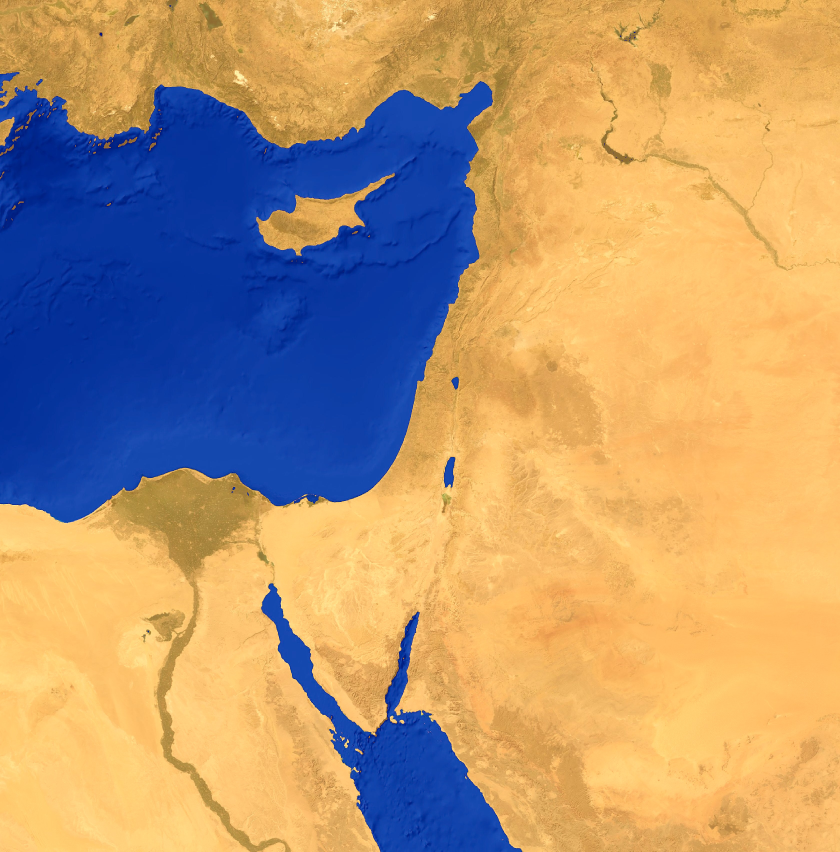
#> input picture israel/video/assets/levant_merc.jpg, 3360 x 3407 px (shown at 1/4 size)
$ python -i render.py   (imports and definitions only)
#> lines starting #> are read from the running program, lines starting #| are printed output that depends on the picture
"""Renders the Egypt explainer as an animatic in the reference video's style.

Per scene it builds a plan from visuals.txt (set type, on-screen text, characters, icons, places)
and draws frames with PIL: satellite map / grey studio / cartoon landscape / parchment backgrounds,
the Guide (the user's character), stick-figure characters, flash cards, hand-lettered labels and
yellow comic punch text. Frames are piped to ffmpeg, one segment per scene, then joined with the
narration from tts.py.

Usage: python3 render.py [first_scene last_scene]   (env EGYPT_ASSETS, OUT_DIR, WORKERS, RES)"""
import json, math, os, re, subprocess, sys, wave, random
from multiprocessing import Pool
import numpy as np
from PIL import Image, ImageDraw, ImageFont, ImageFilter

HERE = os.path.dirname(os.path.abspath(__file__))
ASSETS = os.environ.get('EGYPT_ASSETS', os.path.join(HERE, 'assets'))
OUT = os.environ.get('OUT_DIR', os.path.join(HERE, 'build'))
W, H = [int(x) for x in os.environ.get('RES', '1920x1080').split('x')]
S = W / 1920.0                       # layout scale
FPS = 24
Image.MAX_IMAGE_PIXELS = None

# ----------------------------------------------------------------------------- palette / fonts
INK = (58, 38, 24)
STUDIO_GREY = (201, 201, 201)
YELLOW = (246, 201, 52)
RED = (226, 85, 45)

def font(name, size):
    return ImageFont.truetype(os.path.join(ASSETS, name), max(8, int(size * S)))

_fcache = {}
# [4 lines left out: function F, not called in this run]

EMOJI_FONT = '/usr/share/fonts/truetype/noto/NotoColorEmoji.ttf'

# ----------------------------------------------------------------------------- data
# [7 lines left out: function load_visuals, not called in this run]

# places (lat, lon) used for map views, pins and arrows
PLACES = {
    'GIZA': (29.98, 31.13), 'MEMPHIS': (29.85, 31.25), 'THEBES': (25.70, 32.64), 'KARNAK': (25.72, 32.66),
    'VALLEY OF THE KINGS': (25.74, 32.60), 'ASWAN': (24.09, 32.90), 'ALEXANDRIA': (31.20, 29.92), 'CAIRO': (30.04, 31.24),
    'FUSTAT': (30.01, 31.23), 'AVARIS': (30.79, 31.82), 'FAIYUM': (29.31, 30.84), 'NUBIA': (20.5, 31.0),
    'KUSH': (18.5, 31.8), 'SUDAN': (16.0, 32.5), 'ETHIOPIA': (11.0, 38.5), 'DELTA': (30.9, 31.0), 'TURA': (29.93, 31.28),
    'LEVANT': (33.5, 36.0), 'CANAAN': (31.8, 35.0), 'MEGIDDO': (32.58, 35.18), 'KADESH': (34.56, 36.52),
    'EUPHRATES': (36.0, 39.0), 'CARCHEMISH': (36.83, 38.01), 'SYRIA': (35.0, 38.0), 'PUNT': (13.0, 42.5),
    'RED SEA': (20.0, 38.5), 'HITTITE': (39.5, 33.5), 'ANATOLIA': (39.0, 33.0), 'BABYLON': (32.54, 44.42),
    'ASSYRIA': (36.36, 43.15), 'IRAQ': (33.3, 44.4), 'IRAN': (32.5, 53.0), 'PERSIA': (32.5, 53.0), 'PELUSIUM': (31.04, 32.55),
    'SIWA': (29.20, 25.52), 'ACTIUM': (38.95, 20.77), 'ROME': (41.90, 12.50), 'GREECE': (39.0, 22.0),
    'CONSTANTINOPLE': (41.01, 28.98), 'ISTANBUL': (41.01, 28.98), 'JERUSALEM': (31.78, 35.22), 'BAGHDAD': (33.31, 44.36),
    'AIN JALUT': (32.55, 35.35), 'ARABIA': (24.0, 44.0), 'INDIA': (20.0, 77.0), 'SUEZ': (30.6, 32.33), 'ROSETTA': (31.40, 30.42),
    'SINAI': (29.5, 33.8), 'PHILAE': (24.02, 32.88), 'ABU SIMBEL': (22.34, 31.62), 'EDFU': (24.98, 32.87),
    'DENDERA': (26.14, 32.67), 'AMARNA': (27.65, 30.90), 'LIBYA': (28.0, 22.0), 'MEDITERRANEAN': (34.5, 20.0),
    'BLACK SEA': (43.5, 34.5), 'ISRAEL': (31.5, 34.9), 'BRITAIN': (52.5, -1.5), 'FRANCE': (46.5, 2.5),
'MECCA': (21.4, 39.8), 'UPPER EGYPT': (26.0, 32.6), 'LOWER EGYPT': (30.6, 31.0), 'EGYPT': (26.8, 30.8),
}
ALIASES = {'BYZANTINE': 'CONSTANTINOPLE', 'HITTITES': 'HITTITE', 'NILE': None}
DEFAULT_VIEW = (21.0, 34.0, 24.0, 38.0)   # lat0, lat1, lon0, lon1 (Egypt)

# the Nile drawn as a glowing green line (lat, lon)
NILE = [(15.6, 32.5), (17.6, 33.9), (19.2, 33.4), (18.4, 31.8), (19.8, 30.4), (21.8, 31.3), (24.1, 32.9), (25.7, 32.6),
        (26.2, 32.2), (27.2, 31.2), (28.1, 30.8), (29.0, 31.1), (30.05, 31.25), (30.9, 31.0), (31.45, 30.4)]
DELTA = [(30.1, 31.2), (31.45, 30.0), (31.55, 31.0), (31.3, 32.2)]

# empire overlays (lat, lon polygons, rough)
OVERLAYS = {
    'EGYPT': [(31.6, 25.0), (31.3, 32.3), (29.5, 34.9), (22.0, 36.9), (22.0, 25.0)],
    'UPPER': [(30.0, 30.6), (30.0, 31.8), (24.0, 33.4), (22.0, 32.2), (22.0, 31.0), (24.0, 32.4)],
    'LOWERD': DELTA,
    'NK': [(31.6, 25.0), (31.3, 32.3), (33.0, 35.0), (36.5, 36.0), (36.8, 39.0), (35.0, 40.0), (31.0, 36.8), (29.5, 34.9),
           (22.0, 36.9), (17.0, 34.5), (17.0, 31.0), (22.0, 25.0)],
    'PERSIA': [(31.6, 25.0), (31.3, 32.3), (36.5, 27.0), (41.5, 27.5), (42.0, 41.0), (40.0, 55.0), (37.0, 63.0), (25.0, 63.0),
               (25.5, 56.0), (29.5, 48.0), (29.0, 35.0), (22.0, 36.9), (22.0, 25.0)],
    'ROME': [(36.0, -9.0), (43.5, -9.0), (51.0, 2.0), (48.0, 16.0), (45.0, 29.5), (41.5, 41.0), (36.5, 41.0), (31.0, 36.5),
             (29.5, 34.9), (22.0, 36.9), (22.0, 25.0), (30.0, 18.0), (31.5, 10.0), (35.0, -6.0)],
    'OTTOMAN': [(31.6, 25.0), (31.3, 32.3), (36.5, 26.0), (42.0, 26.0), (42.0, 41.0), (37.0, 44.0), (30.0, 48.0),
                (16.0, 43.0), (22.0, 36.9), (22.0, 25.0)],
    'ARAB': [(31.6, 25.0), (31.3, 32.3), (37.0, 36.0), (36.0, 44.0), (30.0, 48.0), (24.0, 56.0), (16.0, 52.0), (13.0, 43.0),
             (22.0, 36.9), (22.0, 25.0)],
    'HYKSOS': [(30.0, 30.6), (31.6, 29.6), (31.5, 32.5), (30.0, 32.4)],
    'NUBIA': [(22.0, 30.0), (22.0, 33.5), (18.0, 34.0), (18.0, 30.5)],
}

# empire / region definitions built from real country borders (Natural Earth, public domain) plus a few drawn shapes
REGIONS = {
    'EGYPT': ['Egypt'],
    'NK': ['Egypt', 'Israel', 'Palestine', 'Lebanon', 'Syria', '#NUBIA'],
    'PERSIA': ['Iran', 'Iraq', 'Turkey', 'Syria', 'Lebanon', 'Israel', 'Palestine', 'Jordan', 'Egypt', 'Afghanistan',
               'Turkmenistan', 'Armenia', 'Azerbaijan', 'Kuwait', 'Cyprus', 'Uzbekistan', 'Pakistan'],
    'ROME': ['Italy', 'France', 'Spain', 'Portugal', 'Greece', 'Turkey', 'Syria', 'Lebanon', 'Israel', 'Palestine', 'Jordan',
             'Egypt', 'Libya', 'Tunisia', 'Algeria', 'Morocco', 'Albania', 'North Macedonia', 'Bulgaria', 'Republic of Serbia',
             'Croatia', 'Bosnia and Herzegovina', 'Montenegro', 'Slovenia', 'Switzerland', 'Belgium', 'Austria', 'Cyprus', 'Kosovo'],
    'OTTOMAN': ['Turkey', 'Syria', 'Iraq', 'Lebanon', 'Israel', 'Palestine', 'Jordan', 'Egypt', 'Greece', 'Bulgaria', 'Albania',
                'North Macedonia', 'Republic of Serbia', 'Bosnia and Herzegovina', 'Kosovo', 'Montenegro', 'Libya', 'Tunisia', 'Cyprus'],
    'ARAB': ['Saudi Arabia', 'Yemen', 'Oman', 'United Arab Emirates', 'Qatar', 'Kuwait', 'Jordan', 'Iraq', 'Syria', 'Lebanon',
             'Israel', 'Palestine', 'Egypt', 'Libya', 'Iran'],
    'HYKSOS': ['#HYKSOS'], 'NUBIA': ['#NUBIA'], 'UPPER': ['#UPPER'], 'LOWERD': ['#LOWERD'],
}
# a place name -> the country to highlight in tan (reference: "MONGOLIA" lit up with a soft glowing edge)
COUNTRY_OF = {'EGYPT': 'Egypt', 'SUDAN': 'Sudan', 'KUSH': 'Sudan', 'NUBIA': '#NUBIA', 'SYRIA': 'Syria', 'IRAN': 'Iran',
              'PERSIA': 'Iran', 'ETHIOPIA': 'Ethiopia', 'LIBYA': 'Libya', 'ISRAEL': 'Israel', 'CANAAN': 'Israel',
              'IRAQ': 'Iraq', 'BABYLON': 'Iraq', 'ASSYRIA': 'Iraq', 'BAGHDAD': 'Iraq', 'ANATOLIA': 'Turkey', 'HITTITE': 'Turkey',
              'ARABIA': 'Saudi Arabia', 'MECCA': 'Saudi Arabia', 'INDIA': 'India', 'BRITAIN': 'United Kingdom',
              'FRANCE': 'France', 'GREECE': 'Greece', 'ROME': 'Italy', 'ISTANBUL': 'Turkey', 'CONSTANTINOPLE': 'Turkey',
              'LEVANT': 'Lebanon', 'PUNT': 'Eritrea', 'UPPER EGYPT': '#UPPER', 'LOWER EGYPT': '#LOWERD', 'DELTA': '#LOWERD'}
REGION_LABEL = {'Egypt': 'EGYPT', 'Sudan': 'NUBIA', 'Syria': 'SYRIA', 'Iran': 'PERSIA', 'Ethiopia': 'ETHIOPIA', 'Libya': 'LIBYA',
                'Israel': 'CANAAN', 'Iraq': 'MESOPOTAMIA', 'Turkey': 'ANATOLIA', 'Saudi Arabia': 'ARABIA', 'India': 'INDIA',
                'United Kingdom': 'BRITAIN', 'France': 'FRANCE', 'Greece': 'GREECE', 'Italy': 'ITALY', 'Lebanon': 'LEVANT',
                'Eritrea': 'PUNT', '#NUBIA': 'NUBIA', '#UPPER': 'UPPER EGYPT', '#LOWERD': 'LOWER EGYPT', '#HYKSOS': 'HYKSOS'}
_countries = None
# [7 lines left out: function country_polys, not called in this run]

# characters: regex -> (label, headgear, robe colour, skin)
SKIN = (246, 211, 178); SKIN_TAN = (222, 175, 135); SKIN_DARK = (150, 100, 70); SKIN_BLUE = (95, 140, 210); SKIN_GREEN = (110, 165, 95)
CHARS = [
    (r'\bKhufu\b', 'KHUFU', 'nemes', (240, 236, 222), SKIN_TAN), (r'\bKhafre\b', 'KHAFRE', 'nemes', (240, 236, 222), SKIN_TAN),
    (r'\bMenkaure\b', 'MENKAURE', 'nemes', (240, 236, 222), SKIN_TAN), (r'\bDjoser\b', 'DJOSER', 'nemes', (240, 236, 222), SKIN_TAN),
    (r'\bImhotep\b', 'IMHOTEP', 'shaved', (250, 250, 245), SKIN_TAN), (r'\bSneferu\b', 'SNEFERU', 'nemes', (240, 236, 222), SKIN_TAN),
    (r'Narmer|white crown marches', 'NARMER', 'white', (240, 236, 222), SKIN_TAN),
    (r'\bPepi\b', 'PEPI II', 'double', (240, 236, 222), SKIN_TAN), (r'Mentuhotep', 'MENTUHOTEP II', 'double', (240, 236, 222), SKIN_TAN),
    (r'\bAhmose\b', 'AHMOSE', 'blue', (240, 236, 222), SKIN_TAN), (r'\bKamose\b', 'KAMOSE', 'blue', (240, 236, 222), SKIN_TAN),
    (r'Seqenenre', 'SEQENENRE', 'white', (240, 236, 222), SKIN_TAN), (r'Thutmose I\b(?!I)', 'THUTMOSE I', 'blue', (240, 236, 222), SKIN_TAN),
    (r'Thutmose III', 'THUTMOSE III', 'blue', (240, 236, 222), SKIN_TAN), (r'Hatshepsut', 'HATSHEPSUT', 'nemes', (240, 236, 222), SKIN_TAN),
    (r'Amenhotep III', 'AMENHOTEP III', 'double', (240, 236, 222), SKIN_TAN), (r'Akhenaten', 'AKHENATEN', 'blue', (240, 236, 222), SKIN_TAN),
    (r'Nefertiti', 'NEFERTITI', 'blue', (240, 236, 222), SKIN_TAN), (r'Tutankh|boy king', 'TUTANKHAMUN', 'nemes', (240, 236, 222), SKIN_TAN),
    (r'Horemheb', 'HOREMHEB', 'blue', (240, 236, 222), SKIN_TAN), (r'Ramesses I\b(?!I)', 'RAMESSES I', 'blue', (240, 236, 222), SKIN_TAN),
    (r'Ramesses II\b(?!I)|Ramesses(?! I)', 'RAMESSES II', 'double', (240, 236, 222), SKIN_TAN), (r'Ramesses III', 'RAMESSES III', 'blue', (240, 236, 222), SKIN_TAN),
    (r'\bPiye\b', 'PIYE', 'cap', (240, 236, 222), SKIN_DARK), (r'Psamtik', 'PSAMTIK I', 'double', (240, 236, 222), SKIN_TAN),
    (r'Necho', 'NECHO II', 'blue', (240, 236, 222), SKIN_TAN), (r'Nebuchadnezzar', 'NEBUCHADNEZZAR', 'persian', (60, 90, 160), SKIN_TAN),
    (r'Cambyses', 'CAMBYSES', 'persian', (150, 60, 60), SKIN_TAN), (r'Darius', 'DARIUS I', 'persian', (120, 70, 150), SKIN_TAN),
    (r'Nectanebo', 'NECTANEBO II', 'nemes', (240, 236, 222), SKIN_TAN), (r'Alexander', 'ALEXANDER', 'helmet', (130, 60, 140), SKIN),
    (r'\bPtolemy\b|Ptolemy king|Ptolemy V', 'PTOLEMY', 'double', (240, 236, 222), SKIN), (r'Cleopatra', 'CLEOPATRA VII', 'vulture', (240, 236, 222), SKIN),
    (r'Caesar\b|Julius', 'JULIUS CAESAR', 'laurel', (200, 50, 50), SKIN), (r'Mark Antony', 'MARK ANTONY', 'helmet', (180, 60, 50), SKIN),
    (r'Octavian|Augustus', 'AUGUSTUS', 'laurel', (245, 245, 245), SKIN), (r'\bRa\b,|Ra, falcon|\bAMUN-RA', 'RA', 'sun', (240, 236, 222), SKIN_TAN),
    (r'Osiris', 'OSIRIS', 'atef', (245, 245, 245), SKIN_GREEN), (r'\bIsis\b', 'ISIS', 'isis', (200, 60, 60), SKIN_TAN),
    (r'\bAmun\b(?! priests)(?!\'s name)', 'AMUN', 'plumes', (240, 236, 222), SKIN_BLUE), (r'\bMerer\b', 'MERER', 'hair', (240, 236, 222), SKIN_TAN),
    (r'Howard Carter|Carter', 'HOWARD CARTER', 'fedora', (200, 180, 140), SKIN), (r'Carnarvon', 'LORD CARNARVON', 'tophat', (60, 60, 70), SKIN),
    (r'Saladin', 'SALADIN', 'turban', (60, 130, 70), SKIN_TAN), (r'Selim', 'SELIM I', 'turban', (180, 40, 40), SKIN),
    (r'Napoleon', 'NAPOLEON', 'bicorne', (40, 60, 120), SKIN), (r'Champollion', 'CHAMPOLLION', 'hair', (50, 50, 60), SKIN),
    (r'Muhammad Ali', 'MUHAMMAD ALI', 'turban', (160, 40, 40), SKIN), (r'Ismail', 'ISMAIL', 'fez', (30, 30, 40), SKIN_TAN),
    (r'Zaghloul', 'SAAD ZAGHLOUL', 'fez', (40, 40, 50), SKIN_TAN), (r'Nasser', 'NASSER', 'hair', (70, 70, 80), SKIN_TAN),
    (r'Louis IX', 'LOUIS IX', 'crown', (40, 60, 150), SKIN), (r'Amr\b', 'AMR IBN AL-AS', 'turban', (230, 225, 210), SKIN_TAN),
    (r'Hyksos ruler|Hyksos king', 'HYKSOS KING', 'mushroom', (150, 90, 160), SKIN_TAN),
    (r'vizier', 'VIZIER', 'shaved', (250, 250, 245), SKIN_TAN), (r'\bscribe', 'SCRIBE', 'shaved', (250, 250, 245), SKIN_TAN),
    (r'\bpriests?\b', 'PRIEST', 'shaved', (250, 250, 245), SKIN_TAN), (r'farmer', 'FARMER', 'hair', (230, 215, 170), SKIN_TAN),
    (r'governor', 'GOVERNOR', 'crown', (240, 236, 222), SKIN_TAN), (r'soldier', 'SOLDIER', 'helmet', (180, 150, 90), SKIN_TAN),
    (r'Mamluk', 'MAMLUK', 'turban', (170, 50, 50), SKIN), (r'archaeologist', 'ARCHAEOLOGIST', 'fedora', (200, 180, 140), SKIN),
]
# generic labels aren't shown as name tags
GENERIC = {'VIZIER', 'SCRIBE', 'PRIEST', 'FARMER', 'GOVERNOR', 'SOLDIER', 'MAMLUK', 'ARCHAEOLOGIST'}

# keyword -> emoji (first match order in the visual text decides the cards)
ICONS = [
    (r'pyramid', 'PYR'), (r'crown', '👑'), (r'grain|wheat|harvest', '🌾'), (r'mud\b', '🟫'), (r'boat|ship|barge|fleet|sail', '⛵'),
    (r'\bgold\b(?! crown)|coin|tribute|treasure', '🪙'), (r'scroll|papyr|letter|logbook|diary|decree', '📜'),
    (r'\bsun\b|sunrise', '☀️'), (r'rain', '🌧️'), (r'flood|water|river|wave', '🌊'), (r'chariot|horse|cavalry', '🐎'),
    (r'\bbows?\b|arrows from', '🏹'), (r'sword|weapon|battle|army|siege', '⚔️'), (r'temple|pylon|obelisk|column', '🏛️'),
    (r'mosque|minaret', '🕌'), (r'church|Christian|monk', '⛪'), (r'fort|fortress|Citadel|castle', '🏰'),
    (r'library|book|school|students|literature', '📚'), (r'skull', '💀'), (r'cobra|snake', '🐍'), (r'eagle', '🦅'),
    (r'bread|bakery|loaves', '🍞'), (r'brewery|beer', '🍺'), (r'calendar|year card|season', '🗓️'), (r'tax', '💰'),
    (r'clay tablet|tablet', '🧱'), (r'lock|padlock', '🔒'), (r'candle|lamp|torch', '🕯️'), (r'coffin|mummy|mummies|sarcophag', '⚱️'),
    (r'factory|chimney', '🏭'), (r'cotton', '🧶'), (r'dam\b|lake', '🌊'), (r'electric|power line', '⚡'), (r'handshake|shake', '🤝'),
    (r'fire|burn', '🔥'), (r'star', '⭐'), (r'globe|world map|Earth', '🌍'), (r'chain', '⛓️'), (r'fist|revolt|rise up|crowd', '✊'),
    (r'pie chart|chart', '📊'), (r'scale|balance', '⚖️'), (r'feather', '🪶'), (r'infinity|forever', '♾️'), (r'question mark', '❓'),
    (r'green tick|\btick\b|check mark', '✅'), (r'spice', '🌶️'), (r'camel', '🐪'), (r'debt|banker|shares|creditor|money', '💰'), (r'stone|block|quarr', '🪨'),
    (r'sledge|rope', '🪢'), (r'hieroglyph', '𓂀'), (r'\beye\b', '👁️'), (r'wedding|princess', '💍'), (r'baby', '👶'), (r'death|plague|Black Death', '☠️'),
    (r'counter|timer|clock|sundial|hourglass', '⏳'), (r'map', '🗺️'), (r'flag', '🚩'), (r'falcon', '🦅'), (r'palm', '🌴'), (r'dagger', '🗡️'),
]

# [15 lines left out: function find_places, not called in this run]

CROWD = [('PERSIANS', 'persian', (120, 70, 150), SKIN_TAN), ('GREEKS', 'helmet', (60, 90, 170), SKIN),
         ('ROMANS', 'laurel', (200, 50, 50), SKIN), ('ARABS', 'turban', (60, 130, 70), SKIN_TAN),
         ('TURKS', 'turban', (180, 40, 40), SKIN), ('BRITISH', 'bicorne', (200, 40, 40), SKIN)]

# [50 lines left out: functions find_chars, find_icons, overlay_for, segments, not called in this run]

STAMP_WORDS = {'GONE', 'ERASED', 'NOT BUILT BY SLAVES', 'NOT SLAVES', 'NEVER ROBBED', 'ROBBED', 'UNANSWERED', 'EMPTY',
               'COLLAPSE', 'FORGOTTEN', 'EMPIRE OVER', 'EMPIRE LOST', 'LEFT OUT', 'TOO STEEP', 'NO CLEAR WINNER',
               'ERASED FROM THE RECORD', 'AMARNA ABANDONED', 'HARVESTS FAILED', 'FIRST RECORDED STRIKE'}

# [10 lines left out: function countable, not called in this run]

YEAR_RX = re.compile(r'(?:\bAD\s?(\d{2,4}))|(\d{1,4})(?:\s?(BC))?')
# [72 lines left out: functions scene_year, plan_scene, plan_all, ease_pop, not called in this run]

def shadowed(img, off=6, blur=6, alpha=90):
    pad = blur * 3 + off
    base = Image.new('RGBA', (img.width + pad * 2, img.height + pad * 2), (0, 0, 0, 0))
    sh = Image.new('RGBA', img.size, (0, 0, 0, alpha))
    sh.putalpha(img.split()[3].point(lambda a: a * alpha // 255))
    base.alpha_composite(sh, (pad + off, pad + off))
    base = base.filter(ImageFilter.GaussianBlur(blur))
    base.alpha_composite(img, (pad, pad))
    return base

_cmaps = {}
# [23 lines left out: functions has_glyph, draw_runs, _draw_run, not called in this run]

def run_len(d, text, fname, f):
    fb = ImageFont.truetype('/usr/share/fonts/truetype/dejavu/DejaVuSans-Bold.ttf', int(f.size * 0.8))
    return sum(d.textlength(ch, font=f if has_glyph(fname, ch) else fb) for ch in text)

# [21 lines left out: function text_img, not called in this run]

import icons

def emoji_img(em, size):
    """card / map icons: hand-drawn style illustrations (icons.py), no emoji"""
    return icons.draw_icon(em, size)

# [112 lines left out: functions card_img, draw_figure, not called in this run]

# ----------------------------------------------------------------------------- easing
def ease(x):
    x = min(1.0, max(0.0, x)); return x * x * (3 - 2 * x)

def ease_out(x):
    x = min(1.0, max(0.0, x)); return 1 - (1 - x) ** 3

# ----------------------------------------------------------------------------- backgrounds
_world = None
# [5 lines left out: function world, not called in this run]

LON0, LAT1, PPD = -25.0, 62.0, 60.0     # crop origin and pixels per degree
WW, WH = 6420, 6120                     # world image size

def ll2px(lat, lon):
    return (lon - LON0) * PPD, (LAT1 - lat) * PPD

# [106 lines left out: functions map_view, clamp_view, sky_layers, studio_bg, art_bg, not called in this run]

# ----------------------------------------------------------------------------- the Guide (talking + blinking)
MOUTH = (446, 512)            # smile centre in guide.png
EYES = ((364, 428), (510, 416))
GUIDE_SKIN = (250, 214, 184)

# [41 lines left out: functions guide_variants, stamp_img, fmt_count, not called in this run]

# ----------------------------------------------------------------------------- scene renderer
class SceneRenderer:
    # [122 lines left out: functions __init__, text_for, setup_map, not called in this run]

    def w2o(self, x, y):
        return ((x - self.ox0) * self.ok, (y - self.oy0) * self.ok)

    # [269 lines left out: functions map_frame, frame, render_scene, sfx_track, main, not called in this run]

# [2 lines not run here, left out]

>>> import cv2
>>> picture = cv2.imread('../../israel/video/assets/levant_merc.jpg', cv2.IMREAD_GRAYSCALE)
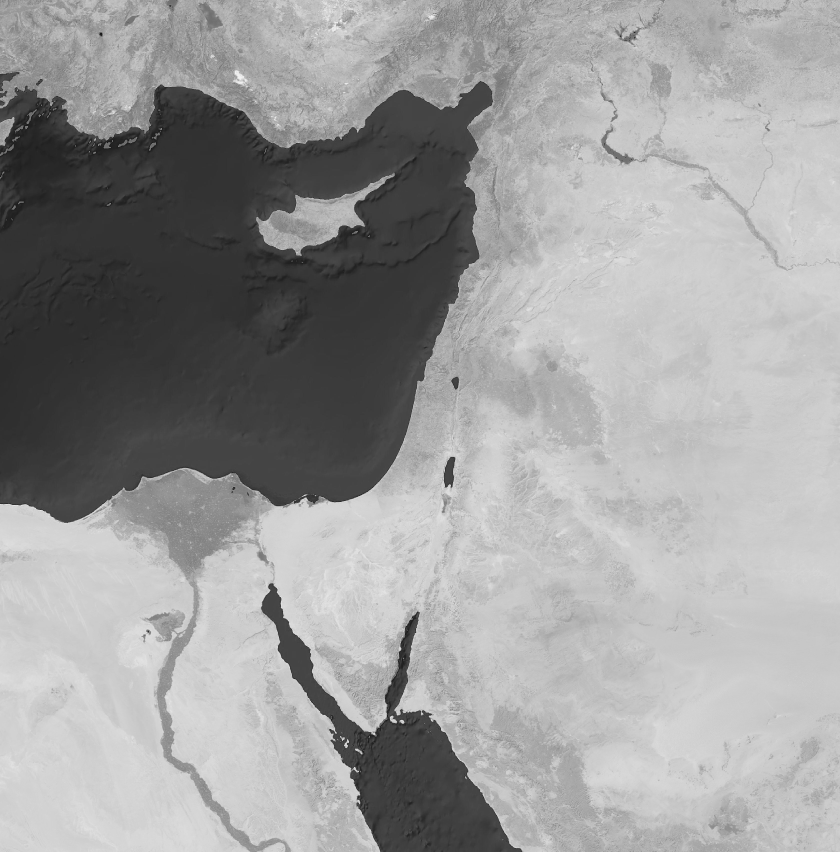
#> picture: shape (3407, 3360) (shown at 1/4 size); min 6, max 254, mean 156.4
>>> result = shadowed(picture)
#> (the run stopped early here; a loop or call above may not have finished)
